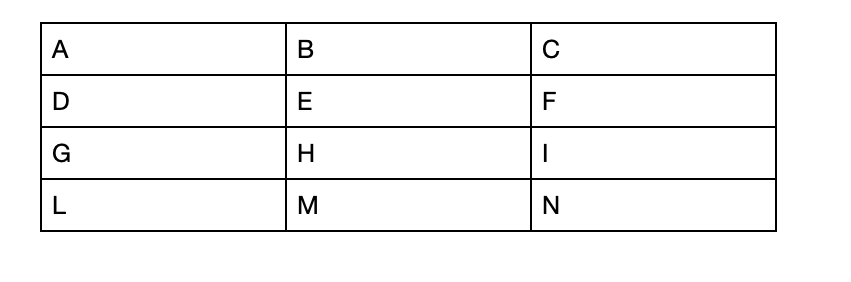
#> input picture test_image2.png, 851 x 282 px
$ python scriptunificato.py
#> lines starting #> are read from the running program, lines starting #| are printed output that depends on the picture; after the words box and inside, x2 and y2 are one past the last pixel; in counts of white or black regions, pixels touching at a corner belong together
#> in main, image is the input picture: shape (282, 851, 3); mean B, G, R 244, 244, 244
import cv2
import pytesseract

# Configurazione per Tesseract (Assicurati che Tesseract sia installato nel sistema)
# Su Windows, specifica il percorso di Tesseract:
# pytesseract.pytesseract.tesseract_cmd = r'C:\Program Files\Tesseract-OCR\tesseract.exe'

def remove_table_borders(image):
    # Converti l'immagine in scala di grigi
    gray = cv2.cvtColor(image, cv2.COLOR_BGR2GRAY)

    # Applica la soglia per ottenere un'immagine binaria
    _, binary_image = cv2.threshold(gray, 128, 255, cv2.THRESH_BINARY_INV + cv2.THRESH_OTSU)
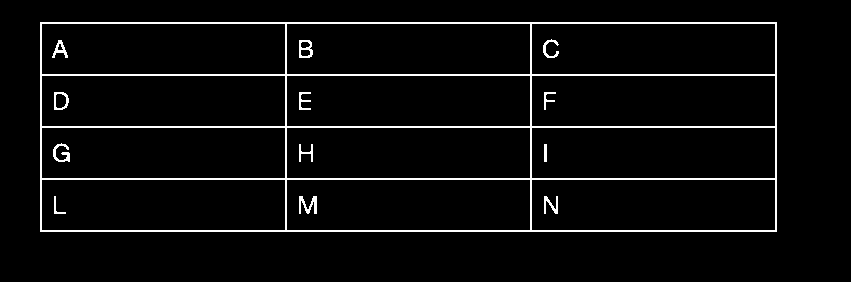
#> binary_image: shape (282, 851); 4.3% white in thin lines or dots, all inside (x1, y1, x2, y2) = (40, 22, 777, 232)

    # Rimuovi le linee orizzontali e verticali
    horizontal_kernel = cv2.getStructuringElement(cv2.MORPH_RECT, (25, 1))
    remove_horizontal = cv2.morphologyEx(binary_image, cv2.MORPH_OPEN, horizontal_kernel, iterations=2)
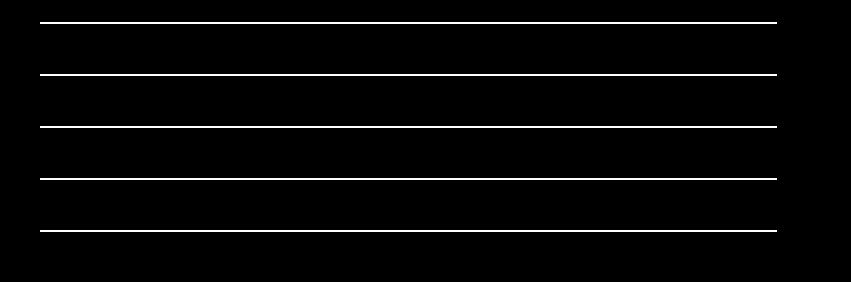
#> remove_horizontal: shape (282, 851); 3.1% white in thin lines or dots, all inside (x1, y1, x2, y2) = (40, 22, 777, 232)

    vertical_kernel = cv2.getStructuringElement(cv2.MORPH_RECT, (1, 25))
    remove_vertical = cv2.morphologyEx(binary_image, cv2.MORPH_OPEN, vertical_kernel, iterations=2)
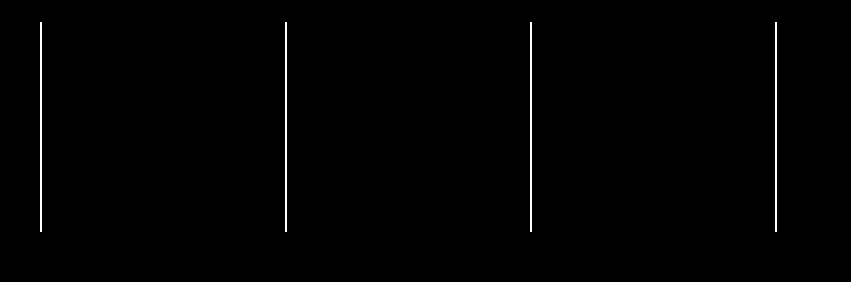
#> remove_vertical: shape (282, 851); 0.7% white in thin lines or dots, all inside (x1, y1, x2, y2) = (40, 22, 777, 232)

    # Sottrai le linee dall'immagine binaria
    borders_removed = binary_image - remove_horizontal - remove_vertical
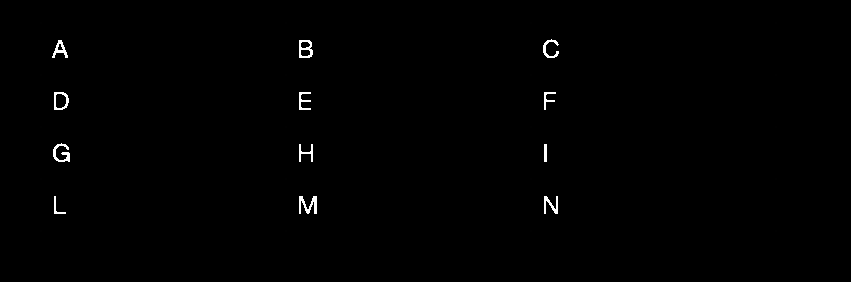
#> borders_removed: shape (282, 851); min 0, max 255, mean 1.4

    # Inverti l'immagine
    borders_removed = cv2.bitwise_not(borders_removed)
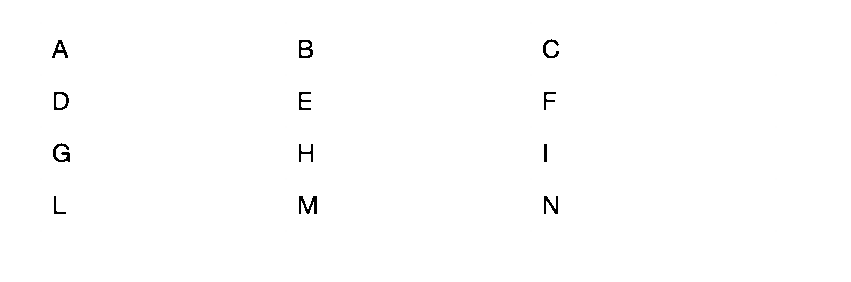
#> borders_removed: shape (282, 851); min 0, max 255, mean 253.6

    return borders_removed

def extract_and_organize_text(image):
    # Utilizza pytesseract per estrarre il testo e le coordinate dei box
    custom_config = r'--oem 3 --psm 6'
    text = pytesseract.image_to_string(image, config=custom_config)

    # Organizza il testo per riga
    lines = text.splitlines()
    cleaned_lines = [line.strip() for line in lines if line.strip()]  # Rimuovi spazi vuoti e linee vuote

    return cleaned_lines

def main(image_path):
    # Leggi l'immagine con OpenCV
    image = cv2.imread(image_path)

    # Rimuovi i bordi della tabella
    processed_image = remove_table_borders(image)

    # Estrai e organizza il testo
    sorted_rows = extract_and_organize_text(processed_image)

    # Crea un array per memorizzare i risultati
    result_array = []

    # Stampa le righe estratte con un "-" alla fine e aggiungi all'array
    print("Contenuto della tabella riconosciuto:")
    for row in sorted_rows:
        # formatted_row = row + " -"
        print(row)
        result_array.append(row)
        result_array = [elemento.replace(" ", "") for elemento in result_array] # Rimuovi gli spazi vuoti tra le lettere

    # Puoi ora utilizzare result_array come desideri
    print("\nArray dei risultati:", result_array)
    # print("\n Primo elemento seconda lettera: ", result_array[0][1]) # esempio per stampare il secondo carattere della prima riga

if __name__ == "__main__":
    # Specifica il percorso dell'immagine da elaborare
    image_path = 'test_image2.png'  # Sostituisci con il percorso della tua immagine

    # Esegui il programma
    main(image_path)
#> (the call stopped at in extract_and_organize_text, `text = pytesseract.image_to_string(image, config=custom_config)`: pytesseract is not available in this run)

$ run again, with PROVA copia.png copied over test_image2.png
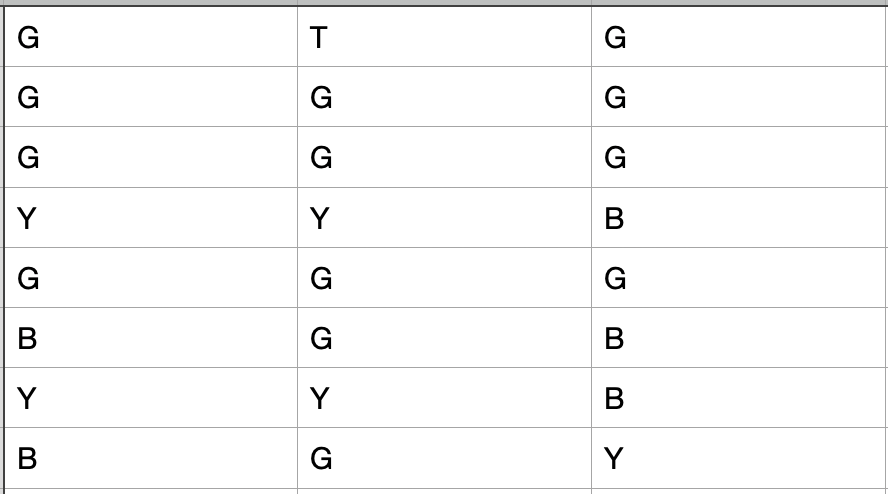
#> input picture PROVA copia.png, 888 x 494 px
#> in main, image is the input picture: shape (494, 888, 3); mean B, G, R 248.8, 248.8, 248.8
#> in remove_table_borders, `_, binary_image = cv2.threshold(gray, 128, 255, cv2.THRESH_BINARY_INV ..`:
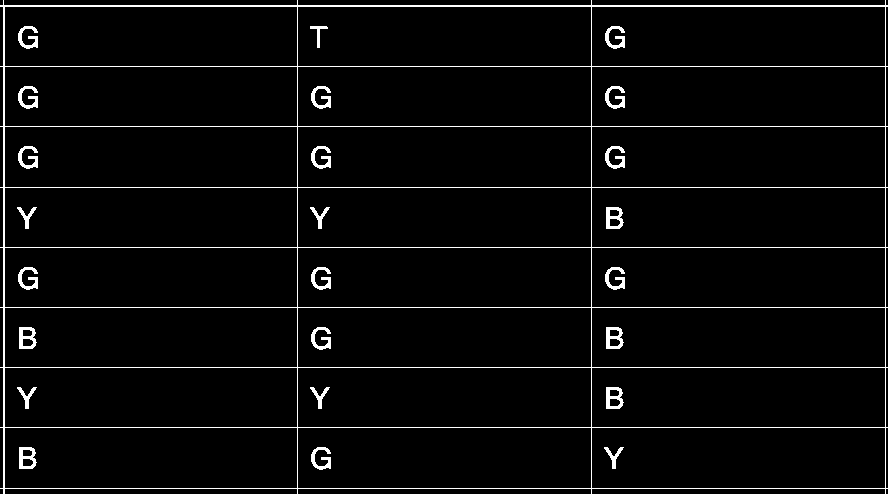
#> binary_image: shape (494, 888); 3.7% white in thin lines or dots
#> remove_horizontal: shape (494, 888); 2% white in thin lines or dots
#> remove_vertical: shape (494, 888); 0.56% white in thin lines or dots
#> in remove_table_borders, `borders_removed = cv2.bitwise_not(borders_removed)`:
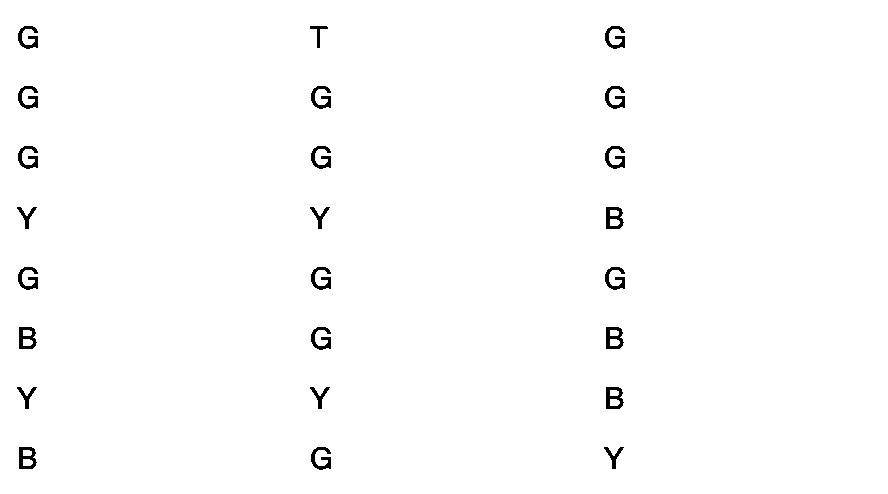
#> borders_removed: shape (494, 888); min 0, max 255, mean 252.2
